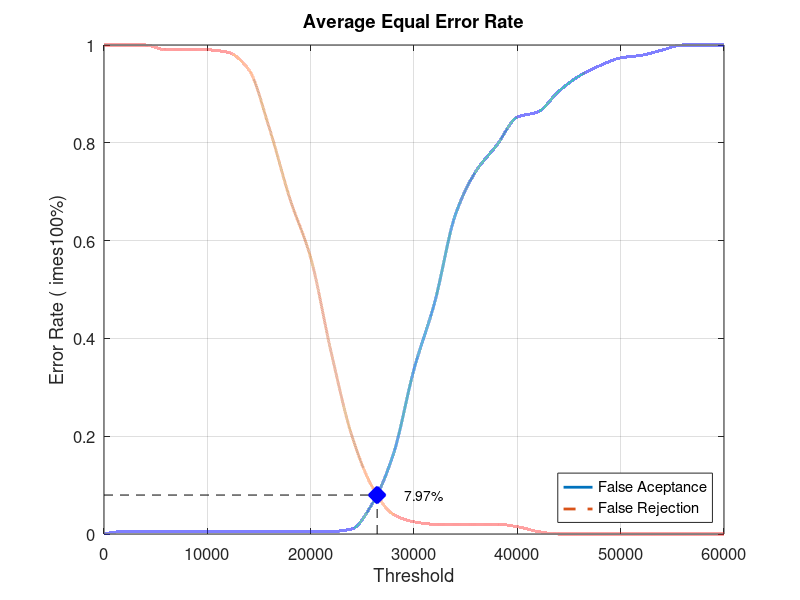
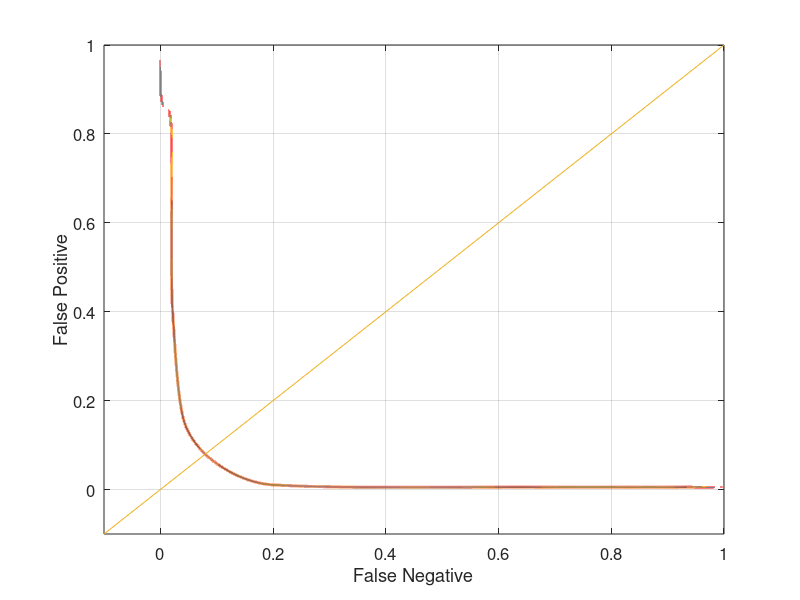

The MATLAB script that drew these images, in order:
close all;
clear;
clc;
x = 0:2000:60000;
xq = 0:0.5:60000;

y0 = [0 0.00526316 0.00526316 0.00526316 0.00526316 0.00526316 0.00526316 0.00526316 0.00526316 0.00526316 0.00526316 0.00526316 0.0105263 0.0631579 0.163158 0.336842 0.473684 0.652632 0.742105 0.794737 0.852632 0.863158 0.905263 0.936842 0.957895 0.973684 0.978947 0.989474 1 1 1]
yy0 = interp1(x, y0, xq, 'pchip');
y1 = [1 1 1 0.99 0.99 0.99 0.985 0.95 0.83 0.685 0.565 0.37 0.2 0.095 0.04 0.025 0.02 0.02 0.02 0.02 0.015 0.005 0 0 0 0 0 0 0 0 0]
yy1 = interp1(x, y1, xq, 'pchip');

% Calculating EER: 
y2 = abs(y0 - y1);
find(y2 == min(y2))
yy2 = abs(yy0 - yy1);
xEER = find(yy2 == min(yy2));
xEERIndex = xq(xEER) % X-axis EER
yEER = yy0(xEER) % Y-axis EER

main = figure
plot(xq, yy0,'-','LineWidth', 2);	hold on
plot(xq, yy1,'--','LineWidth', 2);	hold on
plot([xEERIndex xEERIndex], [0 yEER], 'k--');	hold on
plot([0 xEERIndex], [yEER yEER], 'k--');	hold on
plot(xEERIndex, yEER, 'bx', 'LineWidth', 10);	hold on
text(xEERIndex + 10 * xEERIndex / 100, yEER, [num2str(round((10000 * yEER)) / 100) '%'])
legend('False Aceptance', 'False Rejection', 'Location', 'SouthEast')
xlabel('Threshold')
ylabel('Error Rate (	imes100%)')
title('Average Equal Error Rate')
set(gca, 'FontSize', 12)
axis([0 60000 0 1])
grid on

print(main, 'Database3_1Main', '-dpng');
FNRxFPR = figure('Color', [1 1 1]);
plot(yy1, yy0, '-', yy1, yy0, 'LineWidth', 2);
hold on
y = -0.1:0.1:1
plot(y, y); 
set(gca, 'FontSize', 12)
xlabel('False Negative')
ylabel('False Positive')
axis([-0.1 1 -0.1 1])
set(gca, 'FontSize', 12)
grid on

print(FNRxFPR, 'Database3_1FNRxFPR','-dpng');
